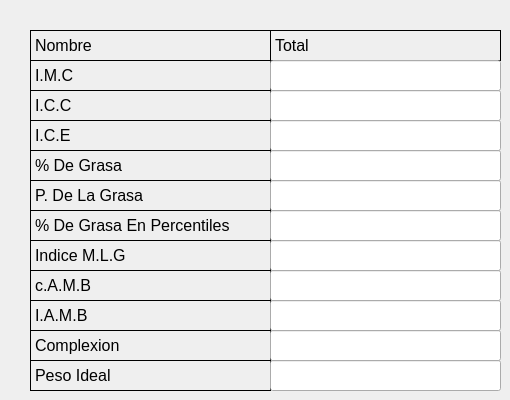
    <widget class="QWidget" name="tab_3">
     <attribute name="title">
      <string>Salida 1</string>
     </attribute>
     <widget class="QLabel" name="label_44">
      <property name="geometry">
       <rect>
        <x>30</x>
        <y>30</y>
        <width>241</width>
        <height>31</height>
       </rect>
      </property>
      <property name="font">
       <font>
        <pointsize>12</pointsize>
       </font>
      </property>
      <property name="frameShape">
       <enum>QFrame::Box</enum>
      </property>
      <property name="frameShadow">
       <enum>QFrame::Plain</enum>
      </property>
      <property name="text">
       <string>Nombre</string>
      </property>
      <property name="scaledContents">
       <bool>false</bool>
      </property>
     </widget>
     <widget class="QLabel" name="label_45">
      <property name="geometry">
       <rect>
        <x>270</x>
        <y>30</y>
        <width>231</width>
        <height>31</height>
       </rect>
      </property>
      <property name="font">
       <font>
        <pointsize>12</pointsize>
       </font>
      </property>
      <property name="frameShape">
       <enum>QFrame::Box</enum>
      </property>
      <property name="frameShadow">
       <enum>QFrame::Plain</enum>
      </property>
      <property name="text">
       <string>Total</string>
      </property>
      <property name="scaledContents">
       <bool>false</bool>
      </property>
     </widget>
     <widget class="QLabel" name="label_46">
      <property name="geometry">
       <rect>
        <x>30</x>
        <y>60</y>
        <width>241</width>
        <height>31</height>
       </rect>
      </property>
      <property name="font">
       <font>
        <pointsize>12</pointsize>
       </font>
      </property>
      <property name="frameShape">
       <enum>QFrame::Box</enum>
      </property>
      <property name="frameShadow">
       <enum>QFrame::Plain</enum>
      </property>
      <property name="text">
       <string>I.M.C</string>
      </property>
      <property name="scaledContents">
       <bool>false</bool>
      </property>
     </widget>
     <widget class="QLabel" name="label_47">
      <property name="geometry">
       <rect>
        <x>30</x>
        <y>90</y>
        <width>241</width>
        <height>31</height>
       </rect>
      </property>
      <property name="font">
       <font>
        <pointsize>12</pointsize>
       </font>
      </property>
      <property name="frameShape">
       <enum>QFrame::Box</enum>
      </property>
      <property name="frameShadow">
       <enum>QFrame::Plain</enum>
      </property>
      <property name="text">
       <string>I.C.C</string>
      </property>
      <property name="scaledContents">
       <bool>false</bool>
      </property>
     </widget>
     <widget class="QLabel" name="label_48">
      <property name="geometry">
       <rect>
        <x>30</x>
        <y>120</y>
        <width>241</width>
        <height>31</height>
       </rect>
      </property>
      <property name="font">
       <font>
        <pointsize>12</pointsize>
       </font>
      </property>
      <property name="frameShape">
       <enum>QFrame::Box</enum>
      </property>
      <property name="frameShadow">
       <enum>QFrame::Plain</enum>
      </property>
      <property name="text">
       <string>I.C.E</string>
      </property>
      <property name="scaledContents">
       <bool>false</bool>
      </property>
     </widget>
     <widget class="QLabel" name="label_49">
      <property name="geometry">
       <rect>
        <x>30</x>
        <y>150</y>
        <width>241</width>
        <height>31</height>
       </rect>
      </property>
      <property name="font">
       <font>
        <pointsize>12</pointsize>
       </font>
      </property>
      <property name="frameShape">
       <enum>QFrame::Box</enum>
      </property>
      <property name="frameShadow">
       <enum>QFrame::Plain</enum>
      </property>
      <property name="text">
       <string>% De Grasa</string>
      </property>
      <property name="scaledContents">
       <bool>false</bool>
      </property>
     </widget>
     <widget class="QLabel" name="label_50">
      <property name="geometry">
       <rect>
        <x>30</x>
        <y>180</y>
        <width>241</width>
        <height>31</height>
       </rect>
      </property>
      <property name="font">
       <font>
        <pointsize>12</pointsize>
       </font>
      </property>
      <property name="frameShape">
       <enum>QFrame::Box</enum>
      </property>
      <property name="frameShadow">
       <enum>QFrame::Plain</enum>
      </property>
      <property name="text">
       <string>P. De La Grasa</string>
      </property>
      <property name="scaledContents">
       <bool>false</bool>
      </property>
     </widget>
     <widget class="QLabel" name="label_51">
      <property name="geometry">
       <rect>
        <x>30</x>
        <y>210</y>
        <width>241</width>
        <height>31</height>
       </rect>
      </property>
      <property name="font">
       <font>
        <pointsize>12</pointsize>
       </font>
      </property>
      <property name="frameShape">
       <enum>QFrame::Box</enum>
      </property>
      <property name="frameShadow">
       <enum>QFrame::Plain</enum>
      </property>
      <property name="text">
       <string>% De Grasa En Percentiles</string>
      </property>
      <property name="scaledContents">
       <bool>false</bool>
      </property>
     </widget>
     <widget class="QLabel" name="label_52">
      <property name="geometry">
       <rect>
        <x>30</x>
        <y>240</y>
        <width>241</width>
        <height>31</height>
       </rect>
      </property>
      <property name="font">
       <font>
        <pointsize>12</pointsize>
       </font>
      </property>
      <property name="frameShape">
       <enum>QFrame::Box</enum>
      </property>
      <property name="frameShadow">
       <enum>QFrame::Plain</enum>
      </property>
      <property name="text">
       <string>Indice M.L.G</string>
      </property>
      <property name="scaledContents">
       <bool>false</bool>
      </property>
     </widget>
     <widget class="QLabel" name="label_53">
      <property name="geometry">
       <rect>
        <x>30</x>
        <y>270</y>
        <width>241</width>
        <height>31</height>
       </rect>
      </property>
      <property name="font">
       <font>
        <pointsize>12</pointsize>
       </font>
      </property>
      <property name="frameShape">
       <enum>QFrame::Box</enum>
      </property>
      <property name="frameShadow">
       <enum>QFrame::Plain</enum>
      </property>
      <property name="text">
       <string>c.A.M.B</string>
      </property>
      <property name="scaledContents">
       <bool>false</bool>
      </property>
     </widget>
     <widget class="QLabel" name="label_54">
      <property name="geometry">
       <rect>
        <x>30</x>
        <y>300</y>
        <width>241</width>
        <height>31</height>
       </rect>
      </property>
      <property name="font">
       <font>
        <pointsize>12</pointsize>
       </font>
      </property>
      <property name="frameShape">
       <enum>QFrame::Box</enum>
      </property>
      <property name="frameShadow">
       <enum>QFrame::Plain</enum>
      </property>
      <property name="text">
       <string>I.A.M.B</string>
      </property>
      <property name="scaledContents">
       <bool>false</bool>
      </property>
     </widget>
     <widget class="QLabel" name="label_55">
      <property name="geometry">
       <rect>
        <x>30</x>
        <y>330</y>
        <width>241</width>
        <height>31</height>
       </rect>
      </property>
      <property name="font">
       <font>
        <pointsize>12</pointsize>
       </font>
      </property>
      <property name="frameShape">
       <enum>QFrame::Box</enum>
      </property>
      <property name="frameShadow">
       <enum>QFrame::Plain</enum>
      </property>
      <property name="text">
       <string>Complexion</string>
      </property>
      <property name="scaledContents">
       <bool>false</bool>
      </property>
     </widget>
     <widget class="QLabel" name="label_56">
      <property name="geometry">
       <rect>
        <x>30</x>
        <y>360</y>
        <width>241</width>
        <height>31</height>
       </rect>
      </property>
      <property name="font">
       <font>
        <pointsize>12</pointsize>
       </font>
      </property>
      <property name="frameShape">
       <enum>QFrame::Box</enum>
      </property>
      <property name="frameShadow">
       <enum>QFrame::Plain</enum>
      </property>
      <property name="text">
       <string>Peso Ideal</string>
      </property>
      <property name="scaledContents">
       <bool>false</bool>
      </property>
     </widget>
     <widget class="QLineEdit" name="lineEdit_76">
      <property name="geometry">
       <rect>
        <x>270</x>
        <y>60</y>
        <width>231</width>
        <height>31</height>
       </rect>
      </property>
      <property name="font">
       <font>
        <pointsize>12</pointsize>
       </font>
      </property>
      <property name="text">
       <string/>
      </property>
     </widget>
     <widget class="QLineEdit" name="lineEdit_77">
      <property name="geometry">
       <rect>
        <x>270</x>
        <y>90</y>
        <width>231</width>
        <height>31</height>
       </rect>
      </property>
      <property name="font">
       <font>
        <pointsize>12</pointsize>
       </font>
      </property>
      <property name="text">
       <string/>
      </property>
     </widget>
     <widget class="QLineEdit" name="lineEdit_78">
      <property name="geometry">
       <rect>
        <x>270</x>
        <y>120</y>
        <width>231</width>
        <height>31</height>
       </rect>
      </property>
      <property name="font">
       <font>
        <pointsize>12</pointsize>
       </font>
      </property>
      <property name="text">
       <string/>
      </property>
     </widget>
     <widget class="QLineEdit" name="lineEdit_79">
      <property name="geometry">
       <rect>
        <x>270</x>
        <y>150</y>
        <width>231</width>
        <height>31</height>
       </rect>
      </property>
      <property name="font">
       <font>
        <pointsize>12</pointsize>
       </font>
      </property>
      <property name="text">
       <string/>
      </property>
     </widget>
     <widget class="QLineEdit" name="lineEdit_80">
      <property name="geometry">
       <rect>
        <x>270</x>
        <y>180</y>
        <width>231</width>
        <height>31</height>
       </rect>
      </property>
      <property name="font">
       <font>
        <pointsize>12</pointsize>
       </font>
      </property>
      <property name="text">
       <string/>
      </property>
     </widget>
     <widget class="QLineEdit" name="lineEdit_81">
      <property name="geometry">
       <rect>
        <x>270</x>
        <y>210</y>
        <width>231</width>
        <height>31</height>
       </rect>
      </property>
      <property name="font">
       <font>
        <pointsize>12</pointsize>
       </font>
      </property>
      <property name="text">
       <string/>
      </property>
     </widget>
     <widget class="QLineEdit" name="lineEdit_82">
      <property name="geometry">
       <rect>
        <x>270</x>
        <y>240</y>
        <width>231</width>
        <height>31</height>
       </rect>
      </property>
      <property name="font">
       <font>
        <pointsize>12</pointsize>
       </font>
      </property>
      <property name="text">
       <string/>
      </property>
     </widget>
     <widget class="QLineEdit" name="lineEdit_83">
      <property name="geometry">
       <rect>
        <x>270</x>
        <y>270</y>
        <width>231</width>
        <height>31</height>
       </rect>
      </property>
      <property name="font">
       <font>
        <pointsize>12</pointsize>
       </font>
      </property>
      <property name="text">
       <string/>
      </property>
     </widget>
     <widget class="QLineEdit" name="lineEdit_84">
      <property name="geometry">
       <rect>
        <x>270</x>
        <y>300</y>
        <width>231</width>
        <height>31</height>
       </rect>
      </property>
      <property name="font">
       <font>
        <pointsize>12</pointsize>
       </font>
      </property>
      <property name="text">
       <string/>
      </property>
     </widget>
     <widget class="QLineEdit" name="lineEdit_85">
      <property name="geometry">
       <rect>
        <x>270</x>
        <y>330</y>
        <width>231</width>
        <height>31</height>
       </rect>
      </property>
      <property name="font">
       <font>
        <pointsize>12</pointsize>
       </font>
      </property>
      <property name="text">
       <string/>
      </property>
     </widget>
     <widget class="QLineEdit" name="lineEdit_86">
      <property name="geometry">
       <rect>
        <x>270</x>
        <y>360</y>
        <width>231</width>
        <height>31</height>
       </rect>
      </property>
      <property name="font">
       <font>
        <pointsize>12</pointsize>
       </font>
      </property>
      <property name="text">
       <string/>
      </property>
     </widget>
    </widget>
